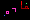

This is a level from a 2D game, rendered from its Tiled map with the project's own tilesets. A one-line summary and the complete map file follow:
An orthogonal 30x20 tile map with 1x1 px tiles, 4 tile layers (level, key, key, lock).

<map version="1.5" tiledversion="1.7.0" orientation="orthogonal" renderorder="right-down" width="30" height="20" tilewidth="1" tileheight="1" infinite="0" nextlayerid="5" nextobjectid="1">
 <editorsettings>
  <export target="../../src/features/levels/level_3.json" format="json" />
 </editorsettings>
 <tileset firstgid="1" source="../tileset.tsx" />
 <layer id="1" name="level" width="30" height="20">
  <data encoding="csv">
5,5,5,5,5,5,5,5,5,5,5,5,5,5,5,5,5,5,5,5,5,5,5,5,5,5,5,5,5,5,
5,0,0,0,0,0,0,0,0,0,0,0,0,0,0,0,0,0,0,0,0,0,0,0,0,0,0,0,0,5,
5,0,0,0,0,0,0,0,0,0,0,0,0,0,0,0,0,0,0,0,0,0,0,0,0,0,0,0,0,5,
5,0,0,0,0,0,0,0,0,0,0,0,0,0,0,0,0,0,0,0,0,0,0,0,0,0,13,0,0,5,
5,0,0,0,0,0,0,0,0,0,0,0,0,0,0,0,0,0,0,0,0,0,0,0,0,0,0,0,0,5,
5,0,0,0,0,0,0,0,0,0,0,0,0,0,0,0,0,0,0,0,0,0,0,0,0,0,0,0,0,5,
5,0,0,0,0,0,0,0,0,0,0,0,0,0,0,0,0,0,0,0,0,0,0,0,0,0,0,0,0,5,
5,0,0,0,0,0,0,0,0,0,0,0,0,0,0,0,0,0,0,0,0,0,0,0,0,0,0,0,0,5,
5,0,0,0,0,0,0,0,0,0,0,0,0,0,0,0,0,0,0,0,0,0,0,0,0,0,0,0,0,5,
5,0,0,0,0,0,0,0,0,0,0,0,0,0,0,0,0,0,0,0,0,0,0,0,0,0,0,0,0,5,
5,0,0,0,0,0,0,0,0,0,0,0,0,0,0,0,0,0,0,0,0,0,0,0,0,0,0,0,0,5,
5,0,0,0,0,0,0,0,0,0,0,0,0,0,0,0,0,0,0,0,0,0,0,0,0,0,0,0,0,5,
5,0,0,0,0,0,0,0,0,0,0,0,0,0,0,0,0,0,0,0,0,0,0,0,0,0,0,0,0,5,
5,0,0,0,0,0,0,0,0,0,0,0,0,0,0,0,0,0,0,0,0,0,0,0,0,0,0,0,0,5,
5,0,0,0,0,0,0,0,0,0,0,0,0,0,0,0,0,0,0,0,0,0,0,0,0,0,0,0,0,5,
5,0,0,0,1,0,0,0,0,0,0,0,0,0,0,0,0,0,0,0,0,0,0,0,0,0,0,0,0,5,
5,0,0,0,0,0,0,0,0,0,0,0,0,0,0,0,0,0,0,0,0,0,0,0,0,0,0,0,0,5,
5,0,0,0,0,0,0,0,0,0,0,0,0,0,0,0,0,0,0,0,0,0,0,0,0,0,0,0,0,5,
5,0,0,0,0,0,0,0,0,0,0,0,0,0,0,0,0,0,0,0,0,0,0,0,0,0,0,0,0,5,
5,5,5,5,5,5,5,5,5,5,5,5,5,5,5,5,5,5,5,5,5,5,5,5,5,5,5,5,5,5
</data>
 </layer>
 <layer id="2" name="key" width="30" height="20">
  <data encoding="csv">
0,0,0,0,0,0,0,0,0,0,0,0,0,0,0,0,0,0,0,0,0,0,0,0,0,0,0,0,0,0,
0,0,0,0,0,0,0,0,0,0,0,0,0,0,0,0,0,0,0,0,0,0,0,0,0,0,0,0,0,0,
0,0,0,0,0,0,0,0,0,0,0,0,0,0,0,0,0,0,0,0,0,0,0,0,0,0,0,0,0,0,
0,0,0,0,0,0,0,0,0,0,0,0,0,0,0,0,0,0,0,0,0,0,0,0,0,0,0,0,0,0,
0,0,0,0,0,0,0,0,0,0,0,0,0,0,0,0,0,0,0,0,0,0,0,0,0,0,0,0,0,0,
0,0,0,0,0,0,0,0,0,0,0,0,0,0,0,0,0,0,0,0,0,0,0,0,0,0,0,0,0,0,
0,0,0,0,0,0,0,0,0,0,0,0,0,0,0,0,0,0,0,0,0,0,0,0,0,0,0,0,0,0,
0,0,0,0,0,0,0,0,0,0,0,0,0,0,0,0,0,0,0,0,0,0,0,0,0,0,0,0,0,0,
0,0,0,0,0,0,0,0,0,0,0,0,9,9,9,9,0,0,0,0,0,0,0,0,0,0,0,0,0,0,
0,0,0,0,0,0,0,0,0,0,0,0,0,0,0,9,0,0,0,0,0,0,0,0,0,0,0,0,0,0,
0,0,0,0,0,0,0,0,0,0,0,0,0,0,0,9,0,0,0,0,0,0,0,0,0,0,0,0,0,0,
0,0,0,0,0,0,0,0,0,0,0,0,0,0,0,9,0,0,0,0,0,0,0,0,0,0,0,0,0,0,
0,0,0,0,0,0,0,0,0,0,0,0,0,0,0,0,0,0,0,0,0,0,0,0,0,0,0,0,0,0,
0,0,0,0,0,0,0,0,0,0,0,0,0,0,0,0,0,0,0,0,0,0,0,0,0,0,0,0,0,0,
0,0,0,0,0,0,0,0,0,0,0,0,0,0,0,0,0,0,0,0,0,0,0,0,0,0,0,0,0,0,
0,0,0,0,0,0,0,0,0,0,0,0,0,0,0,0,0,0,0,0,0,0,0,0,0,0,0,0,0,0,
0,0,0,0,0,0,0,0,0,0,0,0,0,0,0,0,0,0,0,0,0,0,0,0,0,0,0,0,0,0,
0,0,0,0,0,0,0,0,0,0,0,0,0,0,0,0,0,0,0,0,0,0,0,0,0,0,0,0,0,0,
0,0,0,0,0,0,0,0,0,0,0,0,0,0,0,0,0,0,0,0,0,0,0,0,0,0,0,0,0,0,
0,0,0,0,0,0,0,0,0,0,0,0,0,0,0,0,0,0,0,0,0,0,0,0,0,0,0,0,0,0
</data>
 </layer>
 <layer id="3" name="key" width="30" height="20">
  <data encoding="csv">
0,0,0,0,0,0,0,0,0,0,0,0,0,0,0,0,0,0,0,0,0,0,0,0,0,0,0,0,0,0,
0,0,0,0,0,0,0,0,0,0,0,0,0,0,0,0,0,0,0,0,0,0,0,0,0,0,0,0,0,0,
0,0,0,0,0,0,0,0,0,0,0,0,0,0,0,0,0,0,0,0,0,0,0,0,0,0,0,0,0,0,
0,0,0,0,0,0,0,0,0,0,0,0,0,0,0,0,0,0,0,0,0,0,0,0,0,0,0,0,0,0,
0,0,0,0,0,0,0,0,0,0,0,0,0,0,0,0,0,0,0,0,0,0,0,0,0,0,0,0,0,0,
0,0,0,0,0,0,0,0,0,0,0,0,0,0,0,0,0,0,0,0,0,0,0,0,0,0,0,0,0,0,
0,0,0,0,0,0,0,0,0,0,0,0,0,0,0,0,0,0,0,0,0,0,0,0,0,0,0,0,0,0,
0,0,0,0,0,0,0,0,0,0,0,0,0,0,0,0,0,0,0,0,0,0,0,0,0,0,0,0,0,0,
0,0,0,0,0,0,0,0,0,0,0,0,0,0,0,0,0,0,0,0,0,0,0,0,0,0,0,0,0,0,
0,0,0,0,0,0,0,0,0,0,0,0,0,0,0,0,0,0,0,0,0,0,0,0,0,0,0,0,0,0,
0,0,0,0,0,0,0,0,0,0,0,0,0,0,0,0,0,0,0,0,0,0,0,0,0,0,0,0,0,0,
0,0,0,0,0,0,9,9,9,0,0,0,0,0,0,0,0,0,0,0,0,0,0,0,0,0,0,0,0,0,
0,0,0,0,0,0,9,0,9,0,0,0,0,0,0,0,0,0,0,0,0,0,0,0,0,0,0,0,0,0,
0,0,0,0,0,0,9,9,9,0,0,0,0,0,0,0,0,0,0,0,0,0,0,0,0,0,0,0,0,0,
0,0,0,0,0,0,0,0,0,0,0,0,0,0,0,0,0,0,0,0,0,0,0,0,0,0,0,0,0,0,
0,0,0,0,0,0,0,0,0,0,0,0,0,0,0,0,0,0,0,0,0,0,0,0,0,0,0,0,0,0,
0,0,0,0,0,0,0,0,0,0,0,0,0,0,0,0,0,0,0,0,0,0,0,0,0,0,0,0,0,0,
0,0,0,0,0,0,0,0,0,0,0,0,0,0,0,0,0,0,0,0,0,0,0,0,0,0,0,0,0,0,
0,0,0,0,0,0,0,0,0,0,0,0,0,0,0,0,0,0,0,0,0,0,0,0,0,0,0,0,0,0,
0,0,0,0,0,0,0,0,0,0,0,0,0,0,0,0,0,0,0,0,0,0,0,0,0,0,0,0,0,0
</data>
 </layer>
 <layer id="4" name="lock" width="30" height="20">
  <data encoding="csv">
0,0,0,0,0,0,0,0,0,0,0,0,0,0,0,0,0,0,0,0,0,0,0,0,0,0,0,0,0,0,
0,0,0,0,0,0,0,0,0,0,0,0,0,0,0,0,0,0,0,0,0,6,0,0,0,0,0,0,0,0,
0,0,0,0,0,0,0,0,0,0,0,0,0,0,0,0,0,0,0,0,0,6,0,0,0,0,0,0,0,0,
0,0,0,0,0,0,0,0,0,0,0,0,0,0,0,0,0,0,0,0,0,6,0,0,0,0,0,0,0,0,
0,0,0,0,0,0,0,0,0,0,0,0,0,0,0,0,0,0,0,0,0,6,0,0,0,0,0,0,0,0,
0,0,0,0,0,0,0,0,0,0,0,0,0,0,0,0,0,0,0,0,0,7,0,0,0,0,0,0,0,0,
0,0,0,0,0,0,0,0,0,0,0,0,0,0,0,0,0,0,0,0,0,7,0,0,0,7,7,7,0,0,
0,0,0,0,0,0,0,0,0,0,0,0,0,0,0,0,0,0,0,0,0,7,0,0,0,7,0,7,0,0,
0,0,0,0,0,0,0,0,0,0,0,0,0,0,0,0,0,0,0,0,0,7,7,7,7,7,7,7,6,0,
0,0,0,0,0,0,0,0,0,0,0,0,0,0,0,0,0,0,0,0,0,0,0,0,0,0,0,0,0,0,
0,0,0,0,0,0,0,0,0,0,0,0,0,0,0,0,0,0,0,0,0,0,0,0,0,0,0,0,0,0,
0,0,0,0,0,0,0,0,0,0,0,0,0,0,0,0,0,0,0,0,0,0,0,0,0,0,0,0,0,0,
0,0,0,0,0,0,0,0,0,0,0,0,0,0,0,0,0,0,0,0,0,0,0,0,0,0,0,0,0,0,
0,0,0,0,0,0,0,0,0,0,0,0,0,0,0,0,0,0,0,0,0,0,0,0,0,0,0,0,0,0,
0,0,0,0,0,0,0,0,0,0,0,0,0,0,0,0,0,0,0,0,0,0,0,0,0,0,0,0,0,0,
0,0,0,0,0,0,0,0,0,0,0,0,0,0,0,0,0,0,0,0,0,0,0,0,0,0,0,0,0,0,
0,0,0,0,0,0,0,0,0,0,0,0,0,0,0,0,0,0,0,0,0,0,0,0,0,0,0,0,0,0,
0,0,0,0,0,0,0,0,0,0,0,0,0,0,0,0,0,0,0,0,0,0,0,0,0,0,0,0,0,0,
0,0,0,0,0,0,0,0,0,0,0,0,0,0,0,0,0,0,0,0,0,0,0,0,0,0,0,0,0,0,
0,0,0,0,0,0,0,0,0,0,0,0,0,0,0,0,0,0,0,0,0,0,0,0,0,0,0,0,0,0
</data>
 </layer>
</map>
